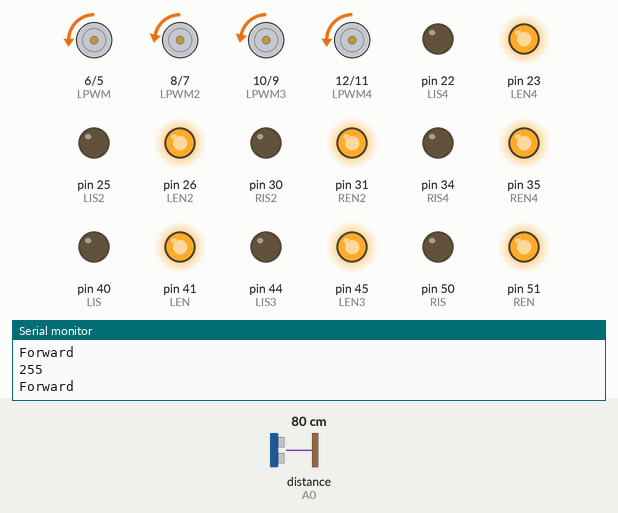
The sketch below on a simulated Arduino Mega 2560, built with avr-gcc and run on an emulated ATmega2560. On the bench: motor-driver pin pairs drawn as motors (green arrow = first pin HIGH = forward, orange = second pin HIGH = backward, longer = more drive), output pins drawn as LEDs (lit = HIGH), the last lines printed to the serial monitor. The inputs (shaded band) are chosen by the test bench; at power-on: distance to the obstacle (sensor on A0) 80 cm.

Above: at 2.2 s.
2.3 s: distance to the obstacle (sensor on A0) set to 48 cm
4.2 s: distance to the obstacle (sensor on A0) set to 40 cm
At 6.5 s:
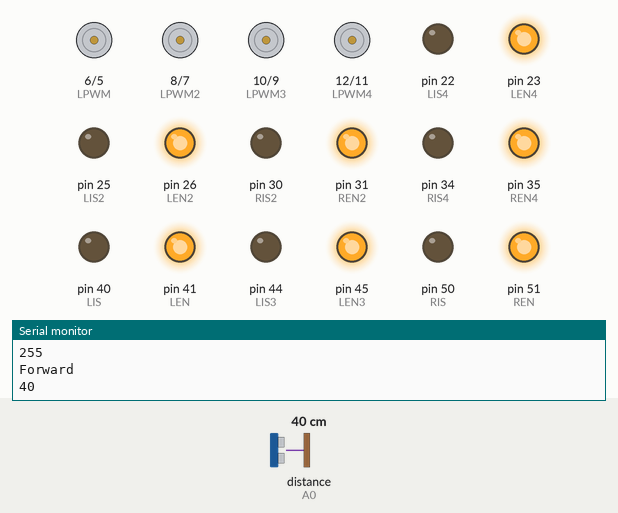
7.6 s: distance to the obstacle (sensor on A0) set to 60 cm
At 9.2 s:
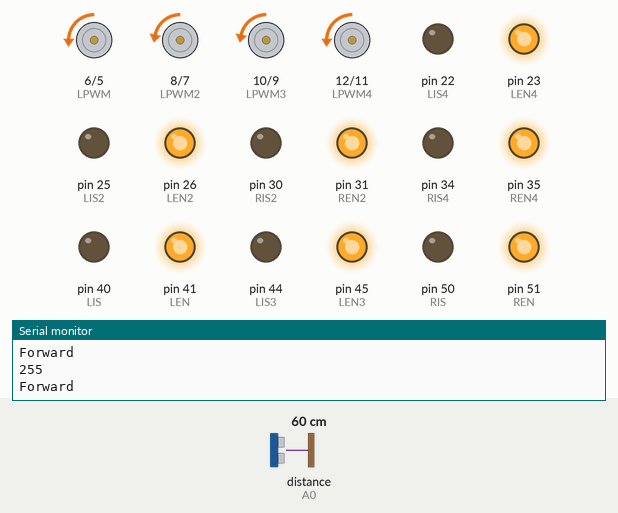
9.6 s: distance to the obstacle (sensor on A0) set to 2 cm
At 10.9 s:
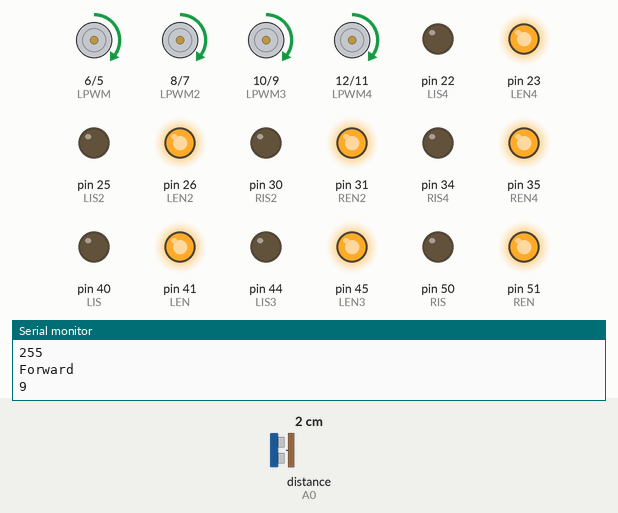
Timing chart, 0 to 14.7 s (numbered marks = the images above; inputs shaded):
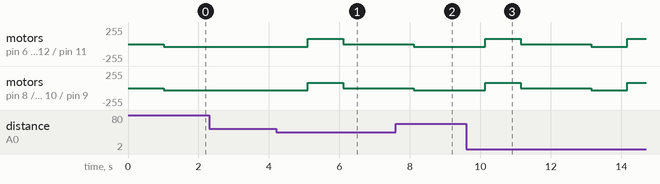

The sketch:

11_16_21_Testing_Rotary_turning_and_IR_sensor.ino
```cpp
// This is the INHERITED motor control code. Not currently being used; for reference only

#include <SharpIR.h> // Library for the proximitydistance sensors
#define IR1 A0 // First proximity distance sensor
#define model1 1080


SharpIR mySensor =  SharpIR(IR1, model1); // Initializingfor the first proximity distance sensor
int distance_cm = 0; //Center proximity distance sensor


const int potPin=A3; // Analog pin for the potentiometer


int power=255;
void turnRight(); // Turn right function
void turnLeft(); // Turn left function
void forward(); // Move forward function
void reverse(); // Backup function
void breaking(); // Breaking function
void stopping(); // Emergency stopping function

// Front right motor controller initialization
int RIS = 50;
int REN = 51;
int RPWM = 5;
int LIS = 40;
int LEN = 41;
int LPWM = 6;

 // Back Right motor controller initialization
int RIS2 = 30;
int REN2 = 31;
int RPWM2 = 7;
int LIS2 = 25;
int LEN2 = 26;
int LPWM2 = 8;

// Back Left motor controller initialization
int RIS3 = 52;

int REN3 = 53;
int RPWM3 = 9;
int LIS3 = 44;
int LEN3 = 45;
int LPWM3 = 10;

// Frobnt Left motor controller initialization
int RIS4 = 34;
int REN4 = 35;
int RPWM4 = 11;
int LIS4 = 22;
int LEN4 = 23;
int LPWM4 = 12;

void setup() {

  Serial.begin(9600);
// First motor controller
  pinMode(RIS, OUTPUT);
  pinMode(REN, OUTPUT);
  pinMode(RPWM, OUTPUT);
  pinMode(LIS, OUTPUT);
  pinMode(LEN, OUTPUT);
  pinMode(LPWM, OUTPUT);

  // Second motor controller
  pinMode(RIS2, OUTPUT);
  pinMode(REN2, OUTPUT);
  pinMode(RPWM2, OUTPUT);
  pinMode(LIS2, OUTPUT);
  pinMode(LEN2, OUTPUT);
  pinMode(LPWM2, OUTPUT);

  // Third motor controller
  pinMode(RIS3, OUTPUT);
  pinMode(REN3, OUTPUT);
  pinMode(RPWM3, OUTPUT);
  pinMode(LIS3, OUTPUT);
  pinMode(LEN3, OUTPUT);
  pinMode(LPWM3, OUTPUT);

  // Fourth motor controller
  pinMode(RIS4, OUTPUT);
  pinMode(REN4, OUTPUT);
  pinMode(RPWM4, OUTPUT);
  pinMode(LIS4, OUTPUT);
  pinMode(LEN4, OUTPUT);
  pinMode(LPWM4, OUTPUT);

  // Defining the enable and IS pins of each motor controller
  // First motor controller
  digitalWrite(RIS, LOW); digitalWrite(LIS, LOW); digitalWrite(REN, HIGH); digitalWrite(LEN, HIGH);

  // Second motor controller
  digitalWrite(RIS2, LOW); digitalWrite(LIS2, LOW); digitalWrite(REN2, HIGH); digitalWrite(LEN2, HIGH);

  // Third motor controller
  digitalWrite(RIS3, LOW); digitalWrite(LIS3, LOW); digitalWrite(REN3, HIGH); digitalWrite(LEN3, HIGH);

  // Fourth motor controller
  digitalWrite(RIS4, LOW); digitalWrite(LIS4, LOW); digitalWrite(REN4, HIGH); digitalWrite(LEN4, HIGH);
  delay(1000);

}

void loop() {
  //power=analogRead(potPin)/4; // Power output basedon the potentiometer.

  distance_cm = mySensor.getDistance();
  Serial.println(distance_cm);
  if(distance_cm <= 45){

    reverse();
    breaking();
  }
  else{
    forward();
    Serial.println("Forward");
  }


    Serial.println(power);
    forward();
    Serial.println("Forward");
    delay(1000);
/*
    turnRight();
    Serial.println("Turn Right");
    delay(1000);
/*
    turnLeft();
    Serial.println("Turn Left");
    delay(1000);

    reverse();
    Serial.println("Reverse");
    delay(1000);

    breaking();
    delay(1000);
 */
}

void reverse() {


// All four wheels will spin the reverse direction.
analogWrite(RPWM, 0);
analogWrite(LPWM, 80);
analogWrite(RPWM2, 0);
analogWrite(LPWM2, 80);
analogWrite(RPWM3, 0);
analogWrite(LPWM3, 80);
analogWrite(RPWM4, 0);
analogWrite(LPWM4, 80);
delay(1000); // The robot will back up for 1 second

}

void turnRight() {
 // reverse(); // The robot will stop moving forward and will back up for 1 second

  // The robot will turn off two of the motors and keep two motors operating

  analogWrite(RPWM, 30);
  analogWrite(LPWM, 0 );
  analogWrite(RPWM2, 40);
  analogWrite(LPWM2, 0);
  analogWrite(RPWM3, 0);
  analogWrite(LPWM3, 30);
  analogWrite(RPWM4, 0);
  analogWrite(LPWM4, 40);
  delay(500);

}

void turnLeft() {
  reverse(); // The robot will stop moving forward and will back up for 1 second

  // Front and back left motors will spin forward while the right motors will both spin backwards
  // causes robot to spin in place

  analogWrite(RPWM, 80);
  analogWrite(LPWM, 0);
  analogWrite(RPWM2, 80);
  analogWrite(LPWM2, 0);
  analogWrite(RPWM3, 0);
  analogWrite(LPWM3, 80);
  analogWrite(RPWM4, 0);
  analogWrite(LPWM4, 80);
  delay(1000);

}

void breaking() {

  // All motion will come to a temporary halt.
  analogWrite(RPWM, 0);
  analogWrite(LPWM, 0);
  analogWrite(RPWM2, 0);
  analogWrite(LPWM2, 0);
  analogWrite(RPWM3, 0);
  analogWrite(LPWM3, 0);
  analogWrite(RPWM4, 0);
  analogWrite(LPWM4, 0);

  delay(2000); // This temporary halt in motion will last 3 seconds


}
void forward() {
    // The robot will always travel forward with all four motors operating at once
    // The power output for the motors is dependent on a manually adjusted potentiometer.
    analogWrite(RPWM, 40);
    analogWrite(LPWM, 0);
    analogWrite(RPWM2, 30);
    analogWrite(LPWM2, 0);
    analogWrite(RPWM3, 30);
    analogWrite(LPWM3, 0);
    analogWrite(RPWM4, 40);
    analogWrite(LPWM4, 0);
}
```

Measured:
- the behaviour switches between 46 and 45 cm on distance to the obstacle (sensor on A0) (found by bisection; images 0 and 1)
- after the input at 4.2 s, motor on pin 6 (LPWM) / pin 5 (RPWM), motor on pin 12 (LPWM4) / pin 11 (RPWM4): backward 40/255 → forward 80/255 after 0.90 s, → stopped 1.0 s later; motor on pin 8 (LPWM2) / pin 7 (RPWM2), motor on pin 10 (LPWM3) / pin 9 (RPWM3): backward 30/255 → forward 80/255 after 0.90 s, → stopped 1.0 s later
- after the input at 7.6 s, motor on pin 6 (LPWM) / pin 5 (RPWM), motor on pin 12 (LPWM4) / pin 11 (RPWM4): goes on until 8.1 s, then stays backward 40/255; motor on pin 8 (LPWM2) / pin 7 (RPWM2), motor on pin 10 (LPWM3) / pin 9 (RPWM3): goes on until 8.1 s, then stays backward 30/255
